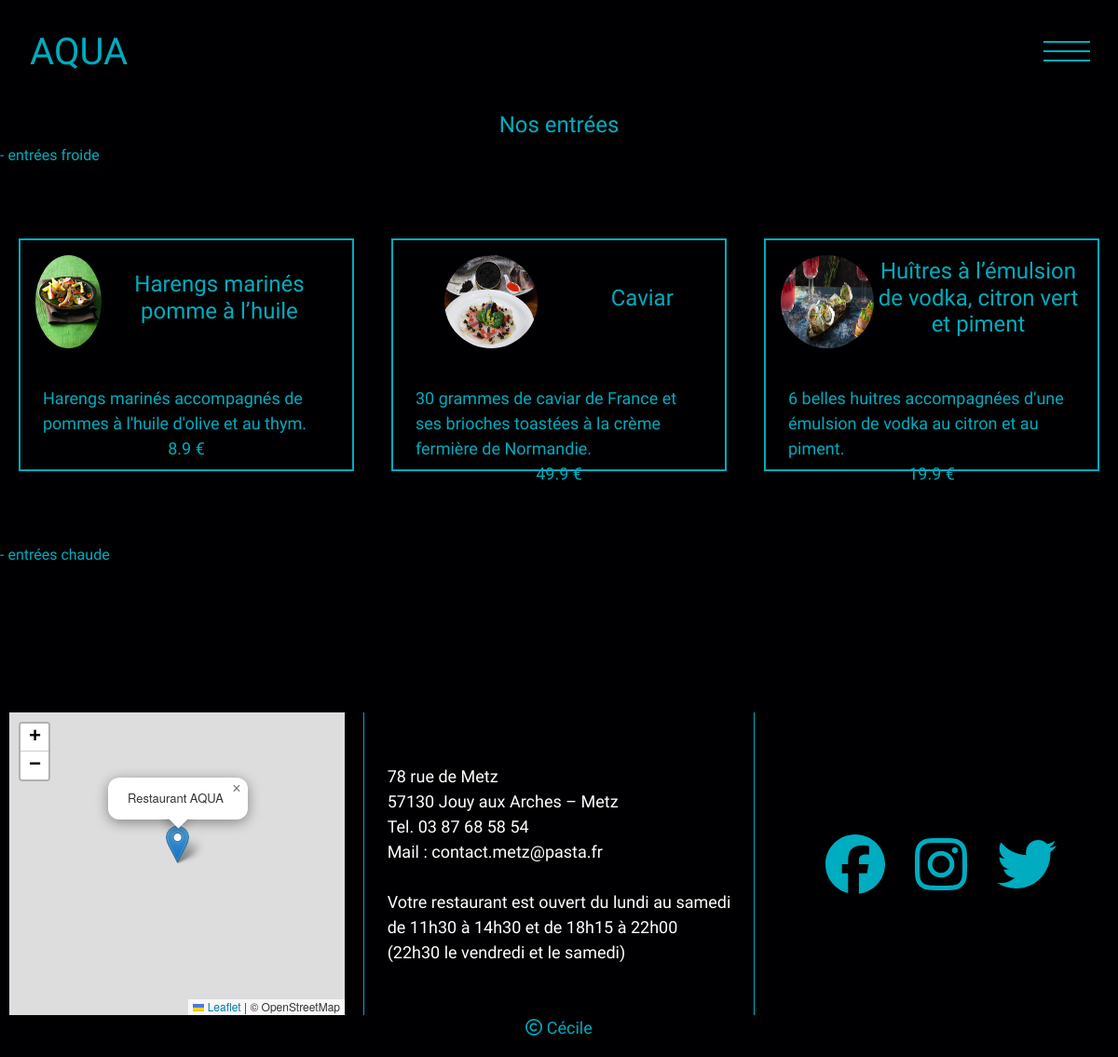
The page /index.php?page=2&category=1 on the database its author committed.
### tables this page shows
CREATE TABLE IF NOT EXISTS `category` (
  `id_cat` int(11) NOT NULL AUTO_INCREMENT,
  `name_cat` varchar(255) NOT NULL,
  PRIMARY KEY (`id_cat`)
);

CREATE TABLE IF NOT EXISTS `souscategory` (
  `id_sousCat` int(11) NOT NULL AUTO_INCREMENT,
  `name_sousCat` varchar(255) NOT NULL,
  `category_id` int(11) NOT NULL,
  PRIMARY KEY (`id_sousCat`),
  KEY `fk_category_id` (`category_id`)
);

CREATE TABLE IF NOT EXISTS `produits` (
  `id` int(11) NOT NULL AUTO_INCREMENT,
  `name_product` varchar(255) NOT NULL,
  `price_product` float NOT NULL,
  `img_product` varchar(255) NOT NULL,
  `describe_product` varchar(255) NOT NULL,
  `sousCategory_id` int(11) NOT NULL,
  PRIMARY KEY (`id`),
  KEY `fk_sousCat_id` (`sousCategory_id`)
);

### pages/carte.php (the view)
<?php
$id = $_GET['category'];
$queryC = "SELECT *
FROM  category
WHERE id_cat = :idCat";
$reqC = $bdd->prepare($queryC);
$reqC->bindValue(':idCat', $id, PDO::PARAM_STR);
$reqC->execute();
while ($dataC = $reqC->fetch()) {
?>
    <h4><?php echo "Nos " . $dataC['name_cat']; ?></h4>
    <?php
    $querySC = "SELECT *
    FROM  souscategory
    WHERE category_id =:idCat";
    $reqSC = $bdd->prepare($querySC);
    $reqSC->bindValue(':idCat', $dataC['id_cat'], PDO::PARAM_STR);
    $reqSC->execute();
    while ($dataSC = $reqSC->fetch()) {
    ?>
        <h6><?php echo "- " . $dataSC['name_sousCat']; ?></h6>
        <?php
        $queryP = "SELECT *
        FROM  produits
        WHERE sousCategory_id =:idSCat";
        $reqP = $bdd->prepare($queryP);
        $reqP->bindValue(':idSCat', $dataSC['id_sousCat'], PDO::PARAM_STR);
        $reqP->execute();
        ?>
        <div class="container-menu">
            <?php
            while ($dataP = $reqP->fetch()) {
            ?>
                <div class="box">
                    <div class="photo">
                        <img src="<?php echo $dataP['img_product']; ?>">
                        <h4><?php echo $dataP['name_product']; ?> </h4>
                    </div>
                    <div class="describe">
                        <span class="description"><?php echo $dataP['describe_product']; ?></span>
                        <span class="price"><?php echo $dataP['price_product'] . " €"; ?></span>
                    </div>
                </div>
            <?php
            }
            ?>
        </div>
<?php
    }
}
?>

### index.php (shortened to what this page needs)
<?php
include('pages/bdd.php');
?>
<html lang="fr">
<head>
    <link rel="stylesheet" href="./assets/bootstrap-5.2.1/css/bootstrap.min.css">
    <link rel="stylesheet" href="./assets/fontawesome-free-6.2.0/css/all.css">
    <link rel="stylesheet" href="./assets/css/style.css">
    <link rel="stylesheet" href="https://unpkg.com/leaflet@1.8.0/dist/leaflet.css" />
</head>
<body>
    <?php
    if (isset($_GET['page'])) {
        $page = $_GET['page'];
        if ($page == 1) {
            include('./pages/header.php');
            include('./pages/home.php');
        } else if ($page == 2) {
            include('./pages/header2.php');
            include('./pages/carte.php');
        } else if ($page == 3) {
            include('./pages/header2.php');
            include('./pages/devis.php');
        } else if ($page == 4) {
            include('./pages/header2.php');
            include('./pages/contact.php');
        } else if ($page == 5) {
            include('./pages/header2.php');
            include('./pages/connexion.php');
        } else if ($page == 6) {
            include('./pages/header2.php');
            include('./pages/inscription.php');
        } else if ($page == 7) {
            include('./pages/header2.php');
            include('./pages/menu.php');
        }
    } else {
        include('./pages/header.php');
        include('./pages/home.php');
    }
    ?>
    <footer>
        <div class="footer-group">
            <div id="map" class="footer-map">
            </div>
            <div class="footer-infos">
                78 rue de Metz<br>
                57130 Jouy aux Arches – Metz<br>
                Tel. 03 87 68 58 54<br>
                Mail : contact.metz@pasta.fr<br>
                <br>
                Votre restaurant est ouvert du lundi au samedi<br>
                de 11h30 à 14h30 et de 18h15 à 22h00<br>
                (22h30 le vendredi et le samedi)<br>
            </div>
            <div class="footer-social">
                <a href="#"><i class="fa-brands fa-facebook icones"></i></a>
                <a href="#"><i class="fa-brands fa-instagram icones"></i></a>
                <a href="#"><i class="fa-brands fa-twitter icones"></i></a>
            </div>
        </div>
        <div class="copyright">
            <i class="fa-regular fa-copyright"></i> Cécile
        </div>
    </footer>
</body>
</html>

### pages/header2.php (shortened to what this page needs)
<header>
    <h1>Aqua</h1>
    <button type="button" aria-label="toggle curtain navigation" class="nav-toggler">
        <span class="line l1"></span>
        <span class="line l2"></span>
        <span class="line l3"></span>
    </button>
</header>

### assets/css/style.css (style rules this page uses)
:root { --main-color: #00acbf; --white-color: #fff; --black-color: #000002; --grey-color: #45424b; --title-font: "Moon Dance", cursive; --body-font: "Moulpali", cursive; --main-font-size: 18px; --btn-font-size: 20px; --title-font-size: 48px; --logo-font-size: 64px; --secondary-font-size: 24px; }
body { font-family: var(--body-font); font-size: var(--main-font-size); color: var(--main-color); background: var(--black-color); overflow-x: hidden; background-color: var(--black-color); }
h1, h2 { font-family: var(--title-font); }
h3, h4 { text-align: center; }
a { text-decoration: none; color: var(--main-color); }
header .nav-toggler { position: absolute; z-index: 1000; top: 30px; right: 30px; height: 50px; width: 50px; border: none; outline: none; cursor: pointer; display: flex; justify-content: center; align-items: center; background: transparent; }
header .nav-toggler .line { position: absolute; display: block; width: 100%; height: 2px; background: var(--main-color); transition: transform 0.3s ease-out, opacity 0.1s ease-out; }
header .nav-toggler .l1 { transform: translateY(-10px); }
header .nav-toggler .l3 { transform: translateY(10px); }
header h1 { text-transform: uppercase; padding: 2rem; }
footer { display: flex; flex-direction: column; height: 370px; }
footer .footer-group { display: flex; width: 100%; height: 325px; justify-content: space-around; }
footer #map { height: 325px; width: 30%; }
footer .footer-infos { width: 35%; display: flex; justify-content: center; align-items: center; border-right: 1px solid var(--main-color); border-left: 1px solid var(--main-color); color: var(--white-color); }
footer .footer-social { width: 30%; display: flex; justify-content: center; align-items: center; }
footer .footer-social .icones { font-size: var(--logo-font-size); padding: 1rem; }
footer .copyright { height: 25px; text-align: center; }
.container-menu { width: 100%; display: flex; justify-content: space-around; flex-wrap: wrap; margin: 5rem 0; }
.box { width: 30%; height: 250px; border: 2px solid var(--main-color); }
.photo { display: flex; justify-content: space-around; align-items: center; padding: 1rem; }
.photo img { width: 100px; height: 100px; border-radius: 100%; }
.describe { display: flex; flex-direction: column; align-items: center; justify-content: center; padding: 1.5rem; }

### rows shown on the page
category: name_cat "entrées"
souscategory: name_sousCat "entrées froide"
produits: img_product (picture), name_product "Harengs marinés pomme à l’huile", describe_product "Harengs marinés accompagnés de pommes à l'huile d'olive et au thym.", price_product "8.9"
produits: img_product (picture), name_product "Caviar", describe_product "30 grammes de caviar de France et ses brioches toastées à la crème fermière de Normandie.", price_product "49.9"
produits: img_product (picture), name_product "Huîtres à l’émulsion de vodka, citron vert et piment", describe_product "6 belles huitres accompagnées d'une émulsion de vodka au citron et au piment.", price_product "19.9"
souscategory: name_sousCat "entrées chaude"
